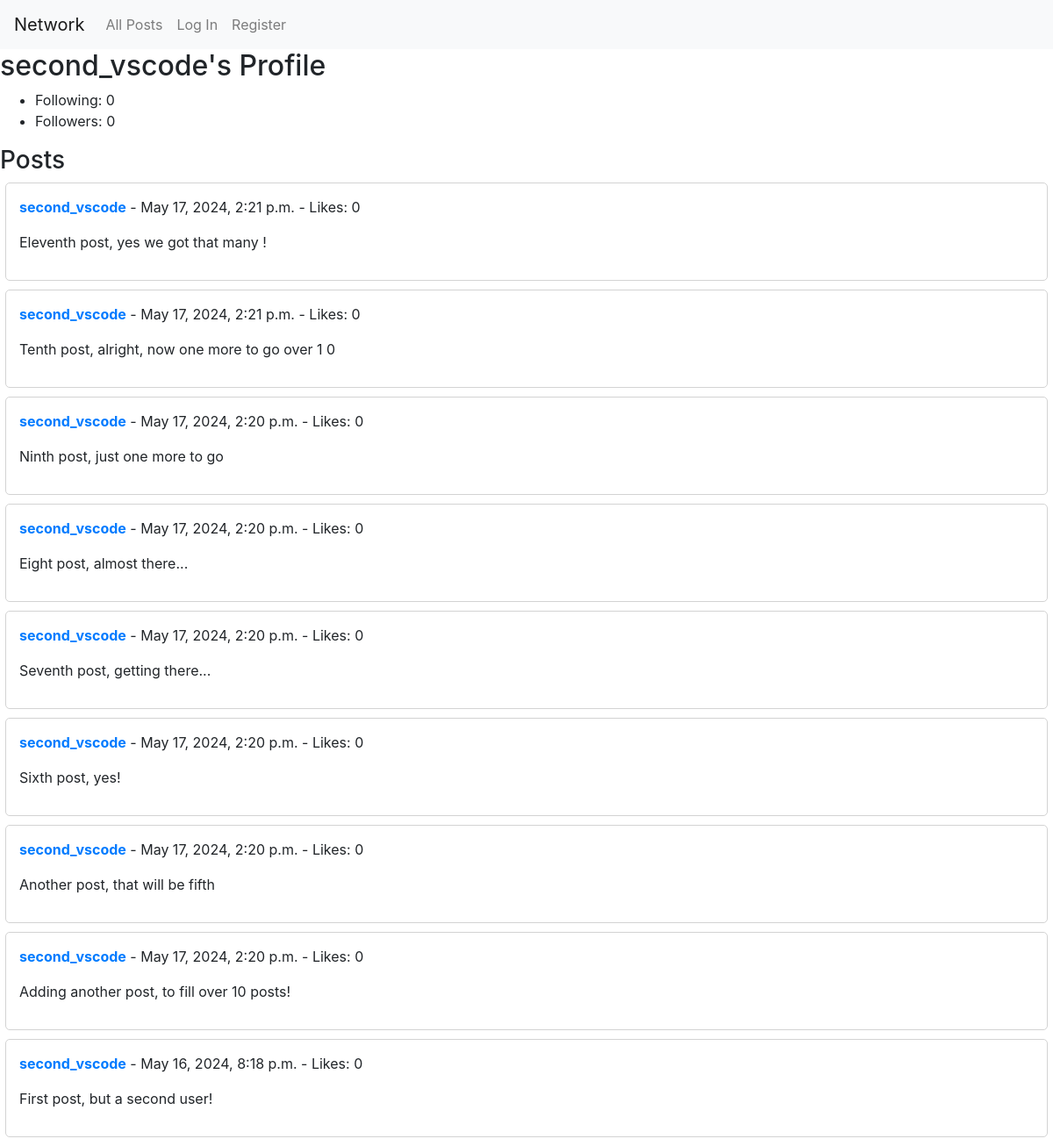
/profile/second_vscode/, run on an earlier commit of the app's database.
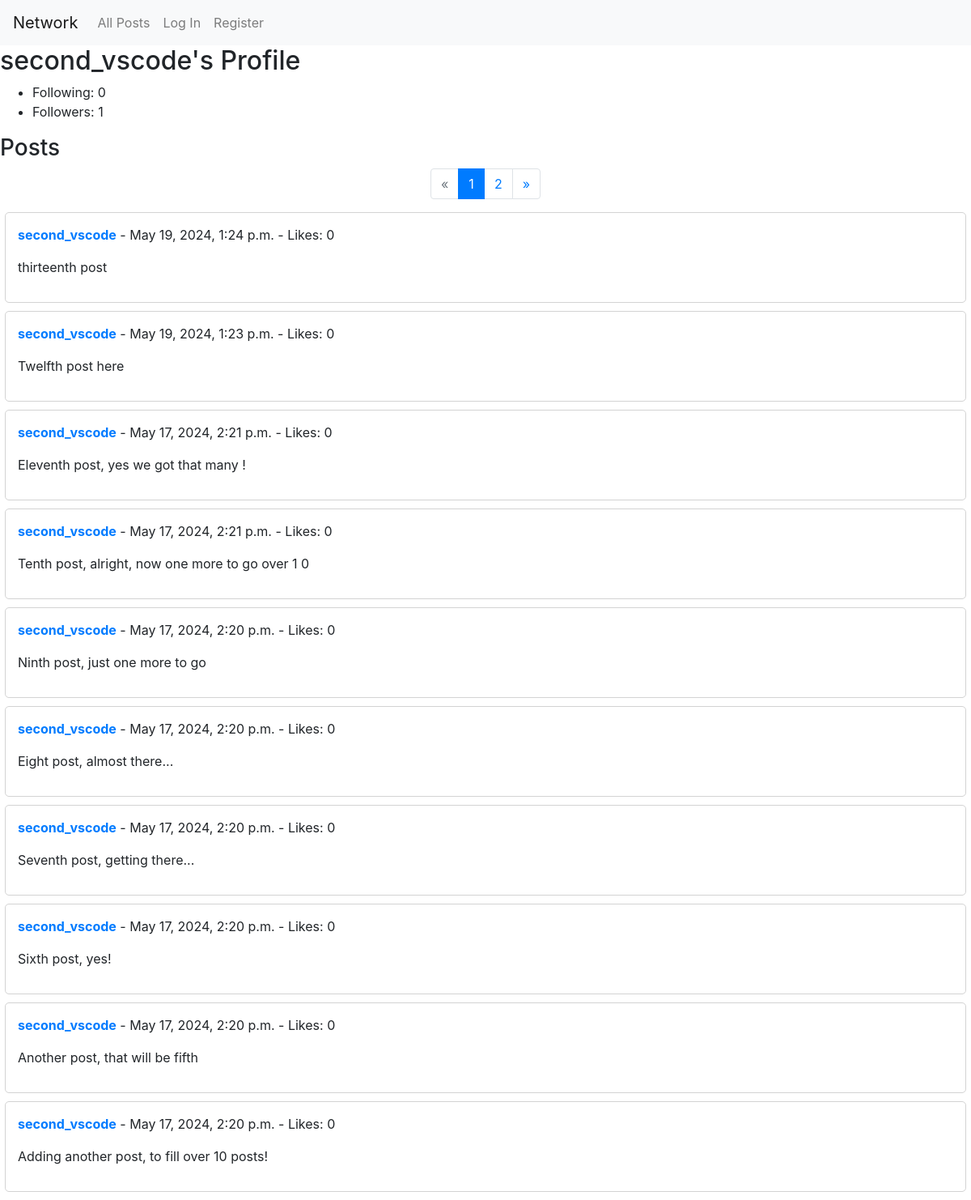
And on a later commit of the database.
### network/models.py (models this page shows, shortened)
class User(AbstractUser):
    pass

class Post(models.Model):
    user = models.ForeignKey(User, on_delete=models.CASCADE, related_name='posts')
    content = models.TextField()
    timestamp = models.DateTimeField(auto_now_add=True)
    likes = models.ManyToManyField(User, related_name='liked_posts', blank=True)

### network/views.py (the view)
# urls.py: path("profile/<str:username>/", views.profile, name="profile"),
def profile(request, username):
    user = get_object_or_404(User, username=username)
    posts = Post.objects.filter(user=user).order_by('-timestamp')
    following_count = user.following.all().count()
    follower_count = user.followers.all().count()
    is_following = False
    if request.user.is_authenticated:
        is_following = Following.objects.filter(user=request.user, followed_user=user).exists()
    paginator = Paginator(posts, 10)
    page_number = request.GET.get('page')
    page_obj = paginator.get_page(page_number)
    return render(request, 'network/profile.html', {
        'profile_user': user,
        'posts': posts,
        'follower_count': follower_count,
        'following_count': following_count,
        'is_following': is_following,
        'page_obj': page_obj
    })

### network/templates/network/profile.html (shortened to what this page needs)
{% extends "network/layout.html" %}
{% block body %}
    <h2>{{ profile_user.username }}'s Profile</h2>
    <ul>
        <li>Following: {{ following_count }}</li>
        <li>Followers: {{ follower_count }}</li>
    </ul>
    <h3>Posts</h3>
    {% if posts %}
        {% if page_obj.has_other_pages %}
            <nav aria-label="Page navigation">
            <ul class="pagination justify-content-center">
                {% if page_obj.has_previous %}
                    <li class="page-item">
                        <a class="page-link" href="?page={{ page_obj.previous_page_number }}">&laquo;</a>
                    </li>
                {% else %}
                    <li class="page-item disabled">
                        <a class="page-link" href="#" tabindex="-1" aria-disabled="true">&laquo;</a>
                    </li>
                {% endif %}
                {% for i in page_obj.paginator.page_range %}
                    {% if page_obj.number == i %}
                        <li class="page-item active" aria-current="page">
                        <a class="page-link" href="#">{{ i }}</a>
                        </li>
                    {% else %}
                        <li class="page-item">
                        <a class="page-link" href="?page={{ i }}">{{ i }}</a>
                        </li>
                    {% endif %}
                {% endfor %}
                {% if page_obj.has_next %}
                    <li class="page-item">
                        <a class="page-link" href="?page={{ page_obj.next_page_number }}">&raquo;</a>
                    </li>
                {% else %}
                    <li class="page-item disabled">
                        <a class="page-link" href="#" tabindex="-1" aria-disabled="true">&raquo;</a>
                    </li>
                {% endif %}
            </ul>
            </nav>
        {% endif %}
        {% for post in page_obj %}
            <div class="post-container" data-post-id="{{ post.id }}">
                <div class="post">
                    <p>
                        <strong><a href="{% url 'profile' post.user.username %}">
                            {{ post.user.username }}</a></strong>
                        - {{ post.timestamp }} - Likes: 0
                    </p>
                    <p id="post-content-{{ post.id }}">{{ post.content }}</p>
                </div>
            </div>
        {% endfor %}
    {% else %}
        <p>{{ profile_user.username }} hasn't made any posts yet.</p>
    {% endif %}
{% endblock %}

### network/templates/network/layout.html (shortened to what this page needs)
{% load static %}
<!DOCTYPE html>
<html lang="en">
    <head>
        <link rel="stylesheet" href="https://stackpath.bootstrapcdn.com/bootstrap/4.4.1/css/bootstrap.min.css">
        <link href="{% static 'network/styles.css' %}" rel="stylesheet">
    </head>
    <body>
        <nav class="navbar navbar-expand-lg navbar-light bg-light">
            <a class="navbar-brand" href="#">Network</a>
            <div>
              <ul class="navbar-nav mr-auto">
                <li class="nav-item">
                  <a class="nav-link" href="{% url 'index' %}">All Posts</a>
                </li>
                {% if user.is_authenticated %}
                    <li class="nav-item">
                        <a class="nav-link" href="{% url 'new_post' %}">New Post</a>
                    </li>
                    <li class="nav-item">
                        <a class="nav-link" href="{% url 'following' %}">Following</a>
                    </li>
                    <li class="nav-item">
                        <a class="nav-link" href="{% url 'logout' %}">Log Out</a>
                    </li>
                {% else %}
                    <li class="nav-item">
                        <a class="nav-link" href="{% url 'login' %}">Log In</a>
                    </li>
                    <li class="nav-item">
                        <a class="nav-link" href="{% url 'register' %}">Register</a>
                    </li>
                {% endif %}
              </ul>
            </div>
          </nav>
        <div class="body">
            {% block body %}
            {% endblock %}
        </div>
    </body>
</html>

### network/static/network/styles.css (style rules this page uses)
.post { border: 1px solid lightgray; padding: 15px; margin-bottom: 10px; border-radius: 5px; max-width: 99vw; margin-left: auto; margin-right: auto; }

What changed in the data, as far as the page shows it:
no longer on this page (row unchanged): Post: user.username "second_vscode", timestamp "May 16, 2024, 8:18 p.m.", content "First post, but a second user!"
added Post: user.username "second_vscode", timestamp "May 19, 2024, 1:24 p.m.", content "thirteenth post"
added Post: user.username "second_vscode", timestamp "May 19, 2024, 1:23 p.m.", content "Twelfth post here"
Also different on the page:
{{ follower_count }}: "0" → "1"
new list line: "1"
new list line: "2"
